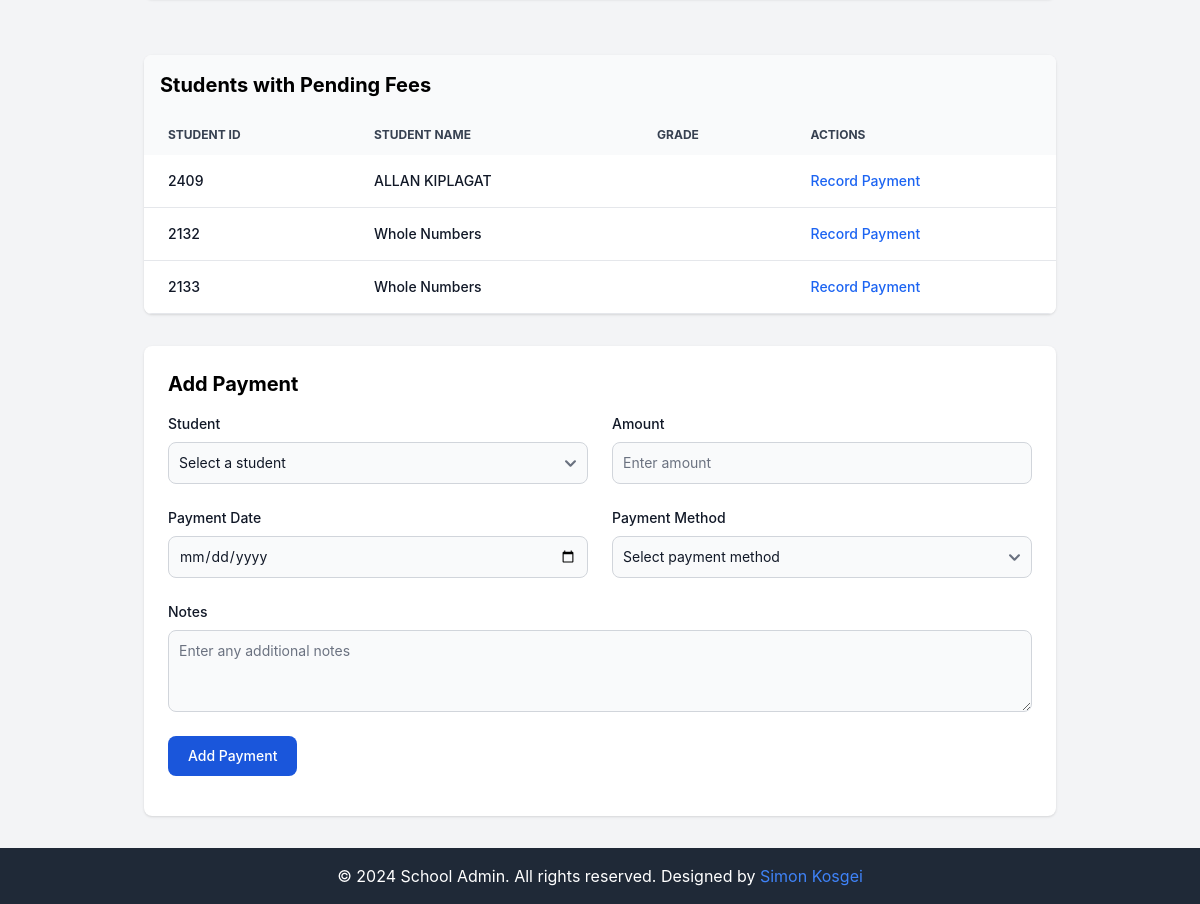
The page /control/fees/ (signed in, lower part) on the database as committed earlier.
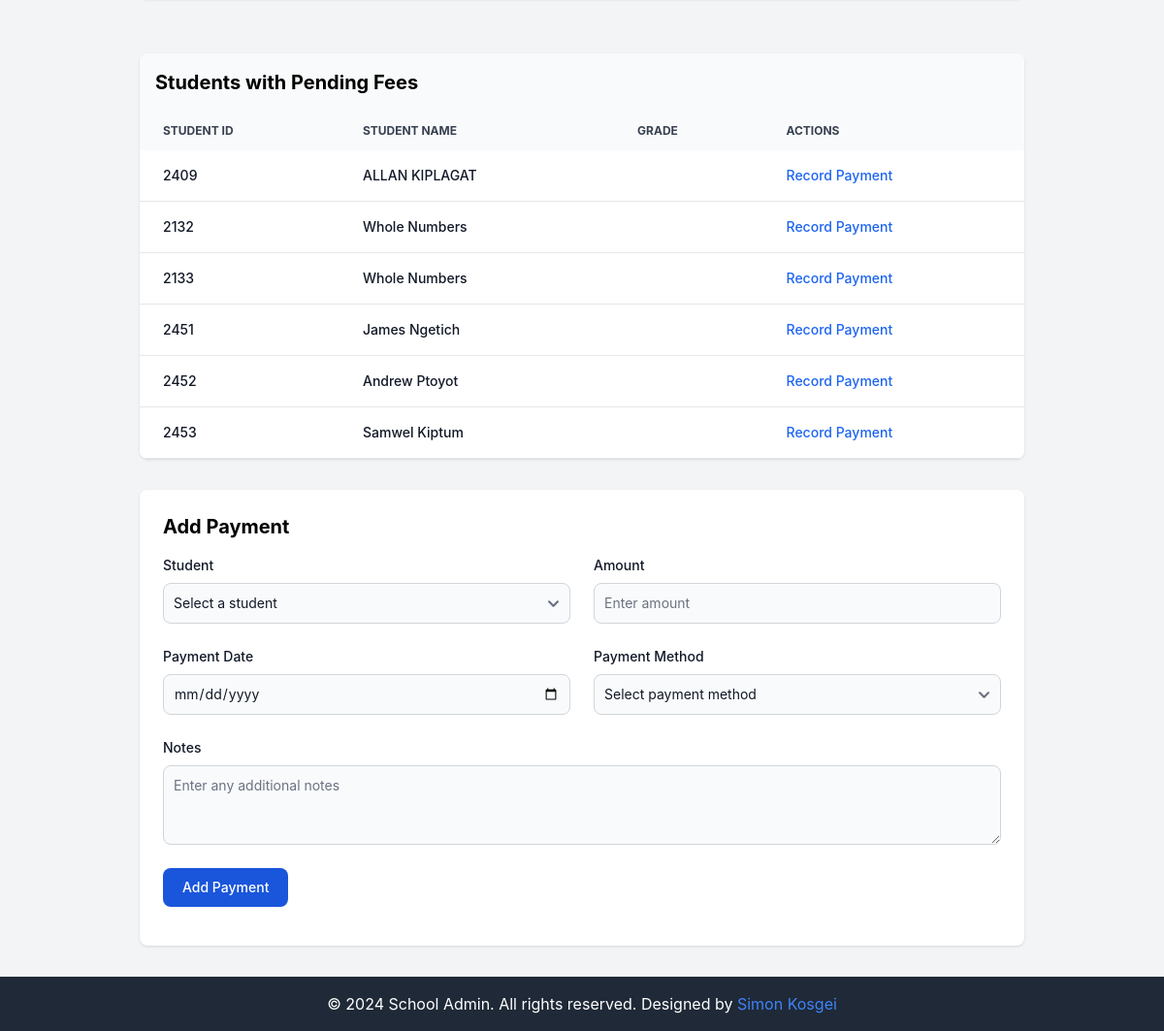
The same page on the database as committed later.
### learners/models.py (models this page shows, shortened)
class LearnerRegister(models.Model):
    register_date = models.DateTimeField(auto_now_add=True)
    learner_id = models.IntegerField(unique=True)
    date_of_birth = models.DateField()
    name = models.CharField(max_length=100)
    grade = models.ForeignKey(Grade, on_delete=models.CASCADE, related_name='learners', default='1')
    gender = models.CharField(max_length=100)
    name_of_parent = models.CharField(max_length=100, default='Parent')
    parent_contact = models.CharField(max_length=100, default='Contact')
    fee_balance = models.DecimalField(max_digits=10, decimal_places=2, default=0)
    maize_balance = models.DecimalField(max_digits=10, decimal_places=2, default=0)
    beans_balance = models.DecimalField(max_digits=10, decimal_places=2, default=0)

### administrator/views.py (the view, shortened to what this page needs)
# urls.py: path('fees/', fees_management, name="fees_management"),
@login_required
def fees_management(request):
    filter_param = request.GET.get('filter', '')
    payments = FeesModel.objects.select_related('learner_id').order_by('-register_date')
    if filter_param == 'this_week':
        start_of_week = timezone.now().date() - timezone.timedelta(days=timezone.now().weekday())
        payments = payments.filter(register_date__gte=start_of_week)
    elif filter_param == 'this_month':
        payments = payments.filter(register_date__month=timezone.now().month, register_date__year=timezone.now().year)
    elif filter_param == 'this_year':
        payments = payments.filter(register_date__year=timezone.now().year)
    context = {
        'recent_payments': FeesModel.objects.order_by('-register_date')[:10],
        'students_with_pending_fees': LearnerRegister.objects.filter(feesmodel__isnull=True),
        'students': LearnerRegister.objects.all(),
    }
    return render(request, 'admin/fees.html', context)

### templates/admin/fees.html (shortened to what the changed rows need)
<head>
</head>
{% extends 'admin/base.html' %}
{% load static %}
{% block content %}
<div class="container p-8">
    <br>
    <div class="mt-8 bg-white dark:bg-gray-800 rounded-lg shadow overflow-hidden">
        <h2 class="text-xl font-bold p-4 bg-gray-50 dark:bg-gray-700">Students with Pending Fees</h2>
        <div class="overflow-x-auto">
            <table class="w-full text-sm text-left text-gray-500 dark:text-gray-400">
                <thead class="text-xs text-gray-700 uppercase bg-gray-50 dark:bg-gray-700 dark:text-gray-400">
                    <tr>
                        <th scope="col" class="px-6 py-3">Student ID</th>
                        <th scope="col" class="px-6 py-3">Student Name</th>
                        <th scope="col" class="px-6 py-3">Grade</th>
                        <th scope="col" class="px-6 py-3">Actions</th>
                    </tr>
                </thead>
                <tbody>
                    {% for student in students_with_pending_fees %}
                        <tr class="bg-white border-b dark:bg-gray-800 dark:border-gray-700 hover:bg-gray-50 dark:hover:bg-gray-600">
                            <td class="px-6 py-4 font-medium text-gray-900 dark:text-white whitespace-nowrap">
                                {{ student.learner_id }}
                            </td>
                            <td class="px-6 py-4 font-medium text-gray-900 dark:text-white whitespace-nowrap">
                                {{ student.name }}
                            </td>
                            <td class="px-6 py-4">{{ student.grade_name }}</td>
                            <td class="px-6 py-4">
                                <button onclick="openPaymentModal({{ student.id }}, '{{ student.name }}')" class="font-medium text-blue-600 dark:text-blue-500 hover:underline">Record Payment</button>
                            </td>
                        </tr>
                    {% empty %}
                        <tr class="bg-white border-b dark:bg-gray-800 dark:border-gray-700">
                    <td colspan="3" class="px-6 py-4 text-center">No students with pending fees</td>
                </tr>
            {% endfor %}
            </tbody>
        </table>
    </div>
    </div>
    <div class="mt-8 bg-white dark:bg-gray-800 rounded-lg shadow p-6">
        <h2 class="text-xl font-bold mb-4">Add Payment</h2>
    </div>
</div>
{% endblock %}

Rows that differ between the two databases and show on the page:
added LearnerRegister: learner_id "2451", name "James Ngetich"
added LearnerRegister: learner_id "2452", name "Andrew Ptoyot"
added LearnerRegister: learner_id "2453", name "Samwel Kiptum"
